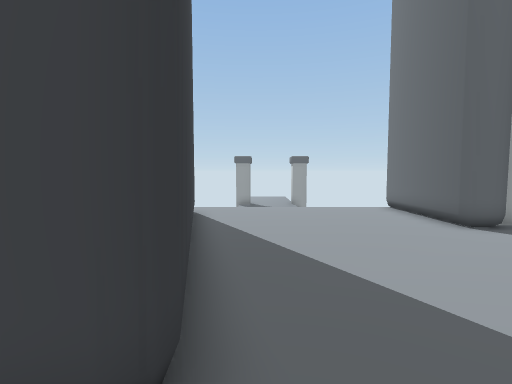
View 1 (above)

19 first-person views from a walk through a Unity game level. The camera is 1.5 m above the floor, tilts 4° down and sees 85° across. The floor is counted in squares, 1 m on a side. Each view is taken from the middle of a square. On the plan, view 1 faces up. The plan holds only what a view shows up to about 14 squares ahead; the rest is blank. The place goes on beyond the plan. The player character is not drawn. Some surface patterns are stand-ins.

View 2
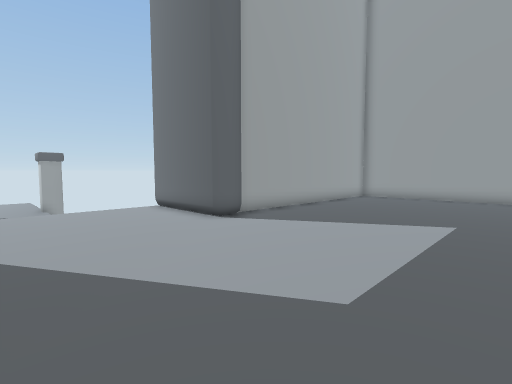

View 3
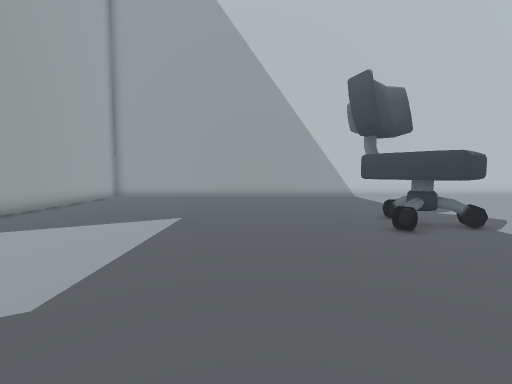

View 4
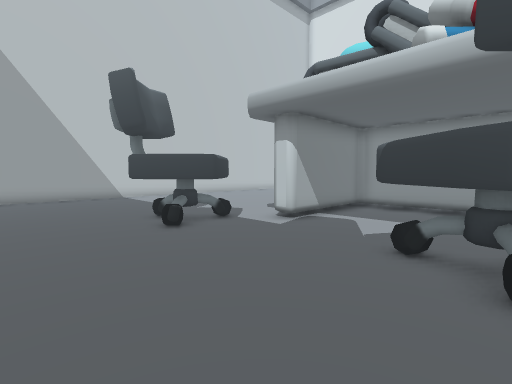

View 5
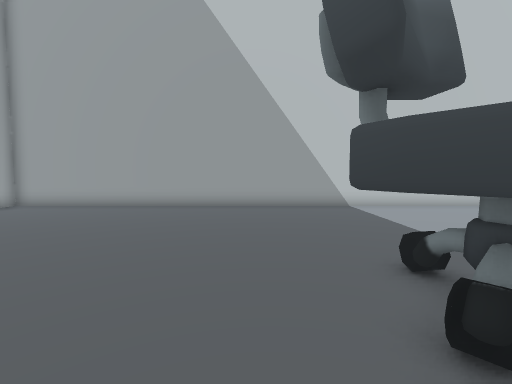

View 6
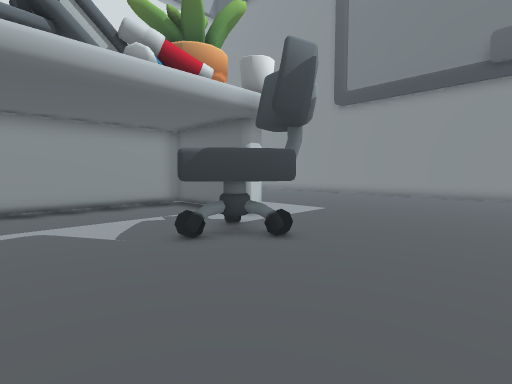

View 7
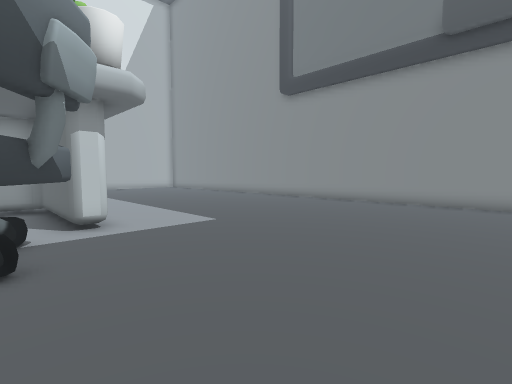

View 8
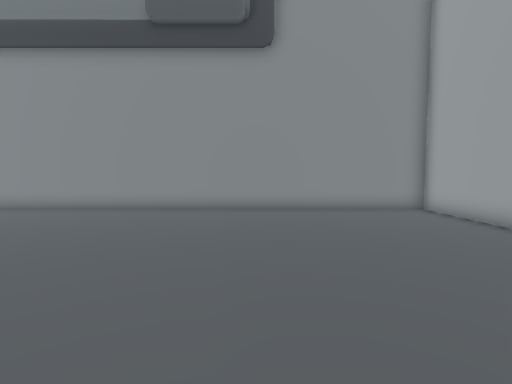

View 9
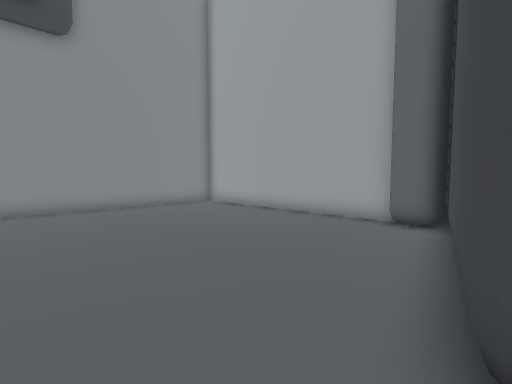

View 10
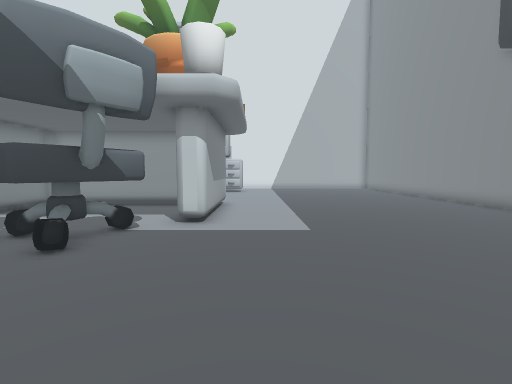

View 11
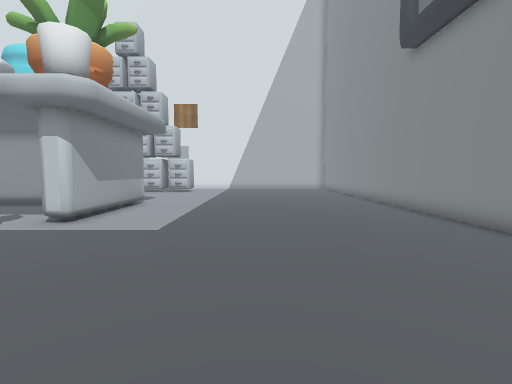

View 12
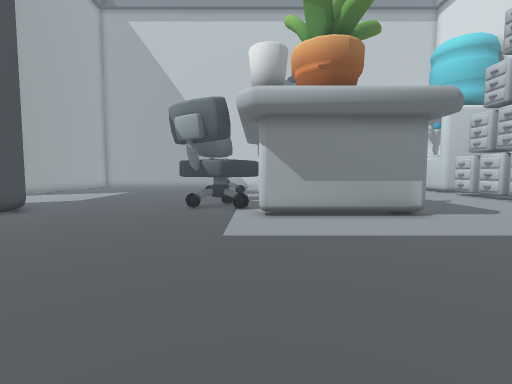

View 13
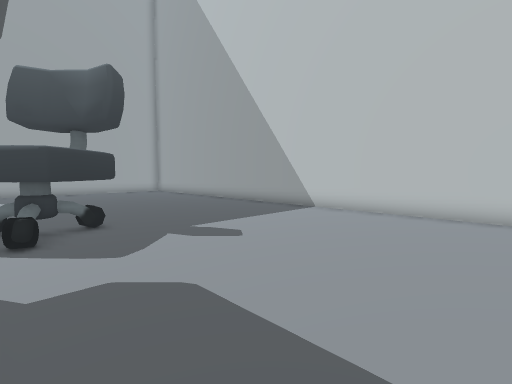

View 14
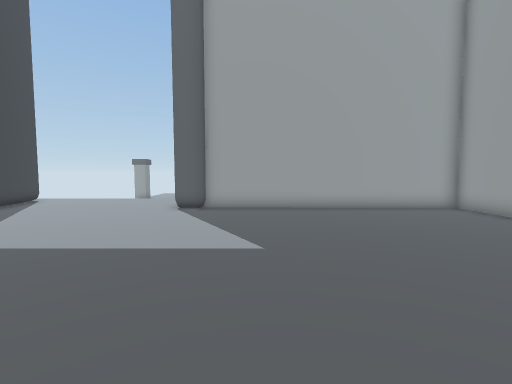

View 15
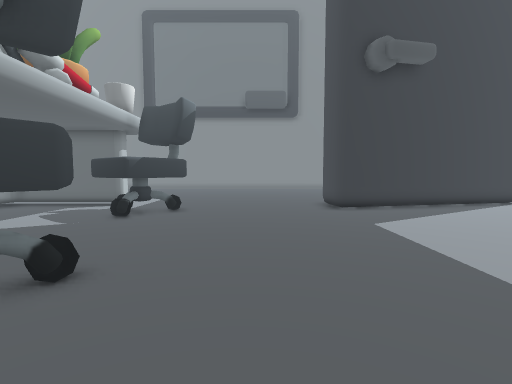

View 16
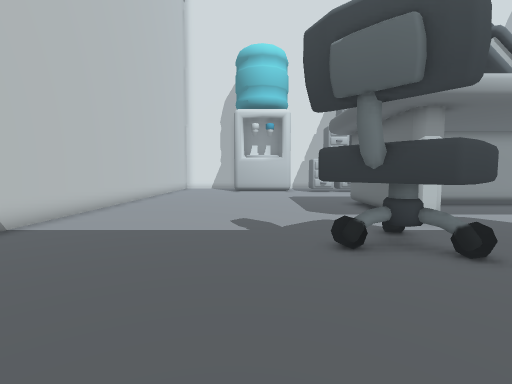

View 17
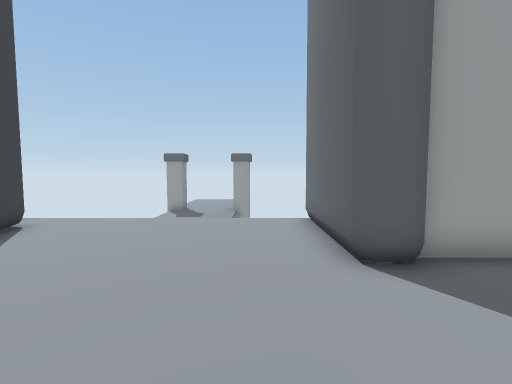

View 18
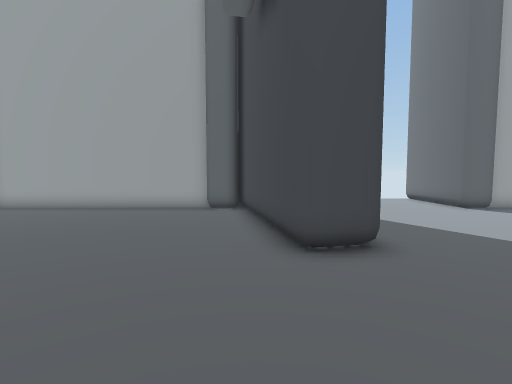

View 19
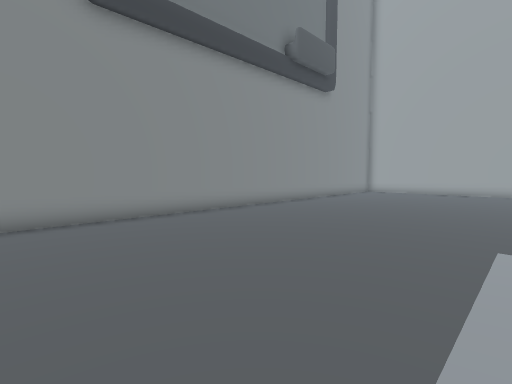

### Floor plan
Points are (right, up) in squares from view 1. A wall is a line through its corners. A room is listed if a view was taken in it or the views show most of it. See-through windows are left out.
Room 1 (views 1, 2, 3, 4, 5, 6, 7, 8, 9, 10, 11, 12, 13, 14, 15, 16, 17, 18, 19)
walls: (-2.3, 1.3) (-3.8, 8.8); (5.6, -8.1) (6.3, -8.1); (6.4, -9.6) (6.4, -13.6); (5.6, -10.5) (5.6, -8.4); (5.6, -12.7) (5.6, -11.4); (6.8, 7.5) (6.5, 7.4) (5.8, 7.3) (5.6, 7.7) (5.6, 12); (-2.5, -13.7) (-2.5, -8.1) (-1.6, -8.1) (-1.6, -12.9) (5.3, -12.9); (-3.8, 7.5) (-4.2, 7.4) (-4.7, 7.4); (-5, 7.8) (-14.3, 7.8) (-14.3, -14.1); (-2.3, 10.6) (-0.5, 1.8) (-0.6, 1.3) (-1.9, 1.1); (17.5, -14) (17.5, 7.8) (6.9, 7.8)
objects: other object (-1, -8) to (2, -5); other object (6, -7) to (10, -4)

Where each view was taken, in squares from view 1:
view 1: 0 up, 0 right, facing up
view 2: 0 up, 0 right, facing up-right
view 3: 1 down, 0 right, facing right
view 4: 1 down, 0 right, facing down-right
view 5: 3 down, 5 right, facing right
view 6: 1 down, 5 right, facing down-left
view 7: 0 up, 0 right, facing down-left
view 8: 1 up, 3 left, facing left
view 9: 1 down, 2 left, facing up-left
view 10: 0 up, 4 left, facing down
view 11: 0 up, 8 left, facing down
view 12: 8 down, 12 left, facing right
view 13: 14 down, 7 right, facing up-right
view 14: 4 down, 9 right, facing up
view 15: 2 down, 11 right, facing left
view 16: 0 up, 11 right, facing down
view 17: 3 up, 4 right, facing up
view 18: 4 down, 3 left, facing up
view 19: 14 down, 5 left, facing up-left
